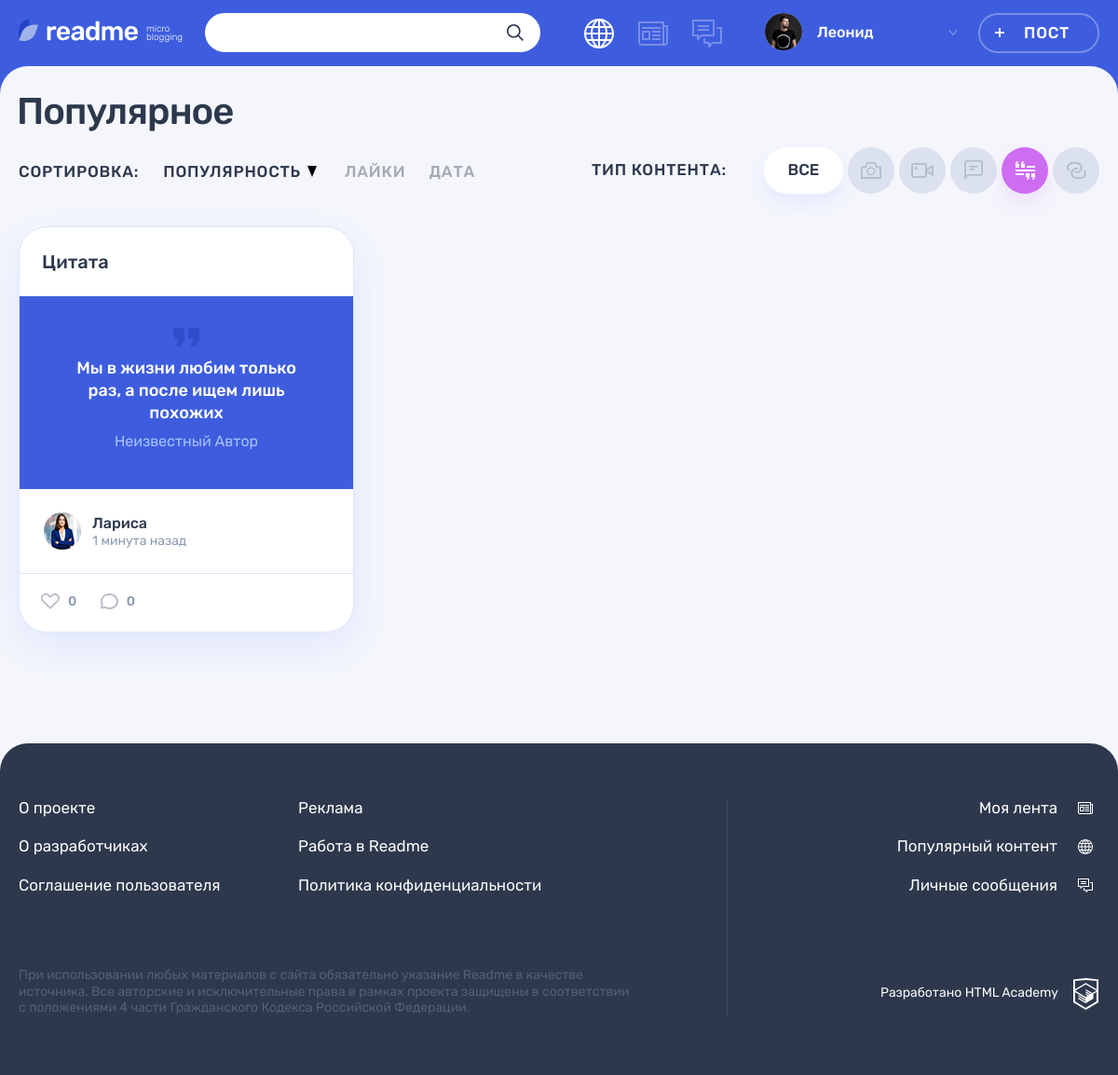
Page /index.php?type-content=4 on the committed database.
### tables this page shows
CREATE TABLE type_content (
    id INT AUTO_INCREMENT PRIMARY KEY,
    name text NOT NULL,
    class_name text NOT NULL
);

CREATE TABLE post (
    id INT AUTO_INCREMENT PRIMARY KEY,
    create_date datetime NOT NULL DEFAULT CURRENT_TIMESTAMP,
    heading char(64) NOT NULL,
    content text DEFAULT NULL,
    author_quote char(64) DEFAULT NULL,
    image char(255) DEFAULT NULL,
    video char(255) DEFAULT NULL,
    link char(255) DEFAULT NULL,
    number_views int(11) DEFAULT NULL,
    users_id int(11) NOT NULL,
    hash_id int(11) NOT NULL,
    type_content_id int(11) NOT NULL,
    FOREIGN KEY (users_id)  REFERENCES users (id),
    FOREIGN KEY (hash_id)  REFERENCES hash (id),
    FOREIGN KEY (type_content_id)  REFERENCES type_content (id)
);

CREATE TABLE users (
   id INT AUTO_INCREMENT PRIMARY KEY,
   registration_date TIMESTAMP DEFAULT CURRENT_TIMESTAMP,
   email VARCHAR(128) NOT NULL UNIQUE,
   name CHAR(255) NOT NULL,
   password CHAR(64) NOT NULL,
   avatar_path CHAR(255) NOT NULL
);

### helpers.php (called while the page is built, shortened)
<?php
function get_noun_plural_form(int $number, string $one, string $two, string $many): string
{
    $number = (int)$number;
    $mod10 = $number % 10;
    $mod100 = $number % 100;
    switch (true) {
        case ($mod10 === 1):
            return $one;
    }
}
function include_template($name, array $data = [])
{
    $name = 'templates/' . $name;
    extract($data);
    require $name;
    $result = ob_get_clean();
    return $result;
}
function generate_random_date($index)
{
    $deltas = [['minutes' => 59], ['hours' => 23], ['days' => 6], ['weeks' => 4], ['months' => 11]];
    $dcnt = count($deltas);
    $delta = $deltas[$index];
    $timeval = rand(1, current($delta));
    $timename = key($delta);
    $ts = strtotime("$timeval $timename ago");
    $dt = date('Y-m-d H:i:s', $ts);
    return $dt;
}
function get_time_ago($timeStamp)
{
    if ($timeStamp >= 60 * 60 * 24 * 365) {
        $datePast = date("Y", $timeStamp);
        return $datePast . ' ' . get_noun_plural_form($datePast, 'год', 'года', 'лет');
    } elseif ($timeStamp >= 60 * 60 * 24 * 30) {
        $datePast = date("n", $timeStamp);
        return $datePast . ' ' . get_noun_plural_form($datePast, 'месяц', 'месяца', 'месяцев');
    } elseif ($timeStamp >= 60 * 60 * 24 * 7) {
        $datePast = date("N", $timeStamp);
        return $datePast . ' ' . get_noun_plural_form($datePast, 'неделя', 'недели', 'недель');
    } elseif ($timeStamp >= 60 * 60 * 24) {
        $datePast = date("j", $timeStamp);
        return $datePast . ' ' . get_noun_plural_form($datePast, 'день', 'дня', 'дней');
    } elseif ($timeStamp >= 60 * 60) {
        $datePast = $timeStamp / 3600;
        return $datePast . ' ' . get_noun_plural_form($datePast, 'час', 'часа', 'часов');
    } elseif ($timeStamp >= 60) {
        $datePast = $timeStamp / 60;
        return $datePast . ' ' . get_noun_plural_form($datePast, 'минута', 'минуты', 'минут');
    }
}

### templates/main.php (the view, shortened to what this page needs)
<section class="page__main page__main--popular">
    <div class="container">
        <h1 class="page__title page__title--popular"><?= $title ?></h1>
    </div>
    <div class="popular container">
        <div class="popular__filters-wrapper">
            <div class="popular__sorting sorting">
                <b class="popular__sorting-caption sorting__caption">Сортировка:</b>
                <ul class="popular__sorting-list sorting__list">
                    <li class="sorting__item sorting__item--popular">
                        <a class="sorting__link sorting__link--active" href="#">
                            <span>Популярность</span>
                            <svg class="sorting__icon" width="10" height="12">
                                <use xlink:href="#icon-sort"></use>
                            </svg>
                        </a>
                    </li>
                    <li class="sorting__item">
                        <a class="sorting__link" href="#">
                            <span>Лайки</span>
                        </a>
                    </li>
                    <li class="sorting__item">
                        <a class="sorting__link" href="#">
                            <span>Дата</span>
                        </a>
                    </li>
                </ul>
            </div>
            <div class="popular__filters filters">
                <b class="popular__filters-caption filters__caption">Тип контента:</b>
                <ul class="popular__filters-list  filters__list ">
                    <li class="popular__filters-item popular__filters-item--all filters__item filters__item--all ">
                        <a class="filters__button filters__button--ellipse filters__button--all filters__button--active"
                           href="index.php">
                            <span>Все</span>
                        </a>
                    </li>
                    <?php foreach ($types as $type_content) {
                        $size = [];
                        switch ($type_content['class_name']) {
                            case 'photo':
                                $size['width'] = 22;
                                $size['height'] = 18;
                                break;
                            case 'video':
                                $size = [
                                    'width' => 24,
                                    'height' => 16
                                ];
                                break;
                            case 'text':
                                $size = [
                                    'width' => 20,
                                    'height' => 21
                                ];
                                break;
                            case 'quote':
                                $size = [
                                    'width' => 21,
                                    'height' => 20
                                ];
                                break;
                            case 'link':
                                $size = [
                                    'width' => 21,
                                    'height' => 18
                                ];
                                break;
                        } ?>
                        <li class="popular__filters-item filters__item">
                            <a class="filters__button filters__button--<?= $type_content['class_name'] ?> <?= $type_content['id'] == $type_content_id ? "filters__button--active " : "" ?>button"
                               href="index.php?type-content=<?= $type_content['id'] ?>">
                                <svg class="filters__icon" width="<?= $size['width'] ?>"
                                     height="<?= $size['height'] ?>">
                                    <use xlink:href="#icon-filter-<?= $type_content['class_name'] ?>"></use>
                                </svg>
                            </a>
                        </li>
                    <?php } ?>
                </ul>
            </div>
        </div>
        <div class="popular__posts">
            <?php foreach ($posts as $key => $elem) { ?>
                <article class="popular__post post post-<?= $elem['class_name'] ?>">
                    <header class="post__header">
                        <h2><a href="post.php?post_id=<?= $elem['id'] ?>"><?= $elem['heading'] ?></a></h2>
                    </header>
                    <div class="post__main">
                        <?php
                        switch ($elem['class_name']) {
                            case 'quote':
                                ?>
                                <blockquote>
                                    <p>
                                        <?= $elem['content'] ?>
                                    </p>
                                    <cite>Неизвестный Автор</cite>
                                </blockquote>
                                <?php break; ?>
                            <?php break;
                        }
                        ?>
                        <footer class="post__footer">
                            <div class="post__author">
                                <a class="post__author-link" href="#" title=
                                "<?php
                                $randomDate = generate_random_date($key);
                                $unixRandomDate = strtotime($randomDate);
                                echo date('d.m.Y H:i:s', $unixRandomDate);
                                ?>">
                                    <div class="post__avatar-wrapper">
                                        <img class="post__author-avatar" src="uploads/<?= $elem['avatar_path'] ?>"
                                             alt="Аватар пользователя">
                                    </div>
                                    <div class="post__info">
                                        <b class="post__author-name"><?= $elem['name'] ?></b>
                                        <time class="post__time" datetime="">
                                            <?php
                                            $general = time() - $unixRandomDate;
                                            echo get_time_ago($general) . ' ' . 'назад';
                                            ?></time>
                                    </div>
                                </a>
                            </div>
                            <div class="post__indicators">
                                <div class="post__buttons">
                                    <a class="post__indicator post__indicator--likes button" href="#" title="Лайк">
                                        <svg class="post__indicator-icon" width="20" height="17">
                                            <use xlink:href="#icon-heart"></use>
                                        </svg>
                                        <span>0</span>
                                    </a>
                                    <a class="post__indicator post__indicator--comments button" href="#"
                                       title="Комментарии">
                                        <svg class="post__indicator-icon" width="19" height="17">
                                            <use xlink:href="#icon-comment"></use>
                                        </svg>
                                        <span>0</span>
                                    </a>
                                </div>
                            </div>
                        </footer>
                </article>
            <?php } ?>
        </div>
</section>

### rows in the picture
type_content: $size['width'] 22 (drawn)
type_content: $size['width'] 24 (drawn)
type_content: $size['width'] 20 (drawn)
type_content: $size['width'] 21 (drawn)
type_content: $size['width'] 21 (drawn)
post: heading "Цитата", content "Мы в жизни любим только раз, а после ищем лишь похожих", users.avatar_path (picture), users.name "Лариса"

### other values in the picture
$user_name "Леонид"
$title "Популярное"
